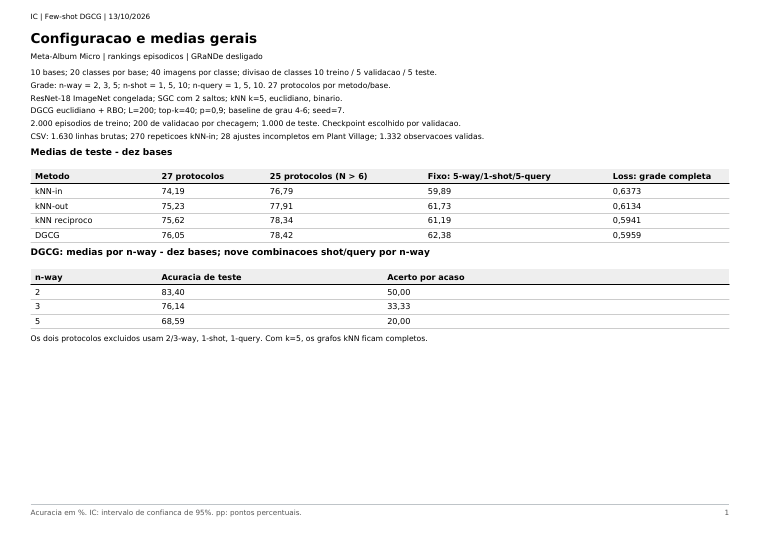
#> input picture tmp/pdfs/fewshot_20261013/pagina-01.png, 761 x 538 px; its folder holds only this picture in this run
$ python qa.py
#> lines starting #> are read from the running program, lines starting #| are printed output that depends on the picture
from pathlib import Path
from PIL import Image, ImageOps, ImageDraw

root = Path(__file__).resolve().parent
pages = sorted(root.glob('pagina-*.png'))
for group in range(3):
    sheet = Image.new('RGB', (1560, 1560), '#dddddd')
#> sheet: PIL image 1560x1560 RGB; every value is 221
    for index, path in enumerate(pages[group*12:(group+1)*12]):
        page = Image.open(path).convert('RGB')
#> page is the input picture: PIL image 761x538 RGB; mean R, G, B 246.7, 246.7, 246.7
        page.thumbnail((510, 360))
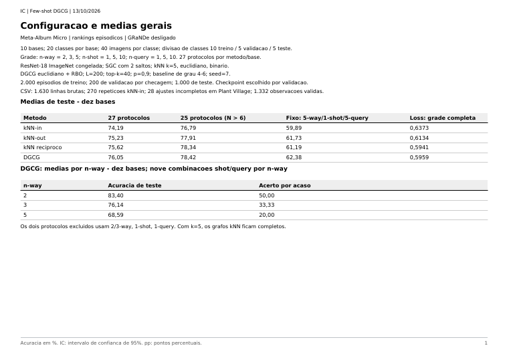
#> page: PIL image 509x360 RGB; mean R, G, B 246.5, 246.5, 246.5
        x, y = (index%3)*520+5, (index//3)*390+25
        sheet.paste(page, (x, y))
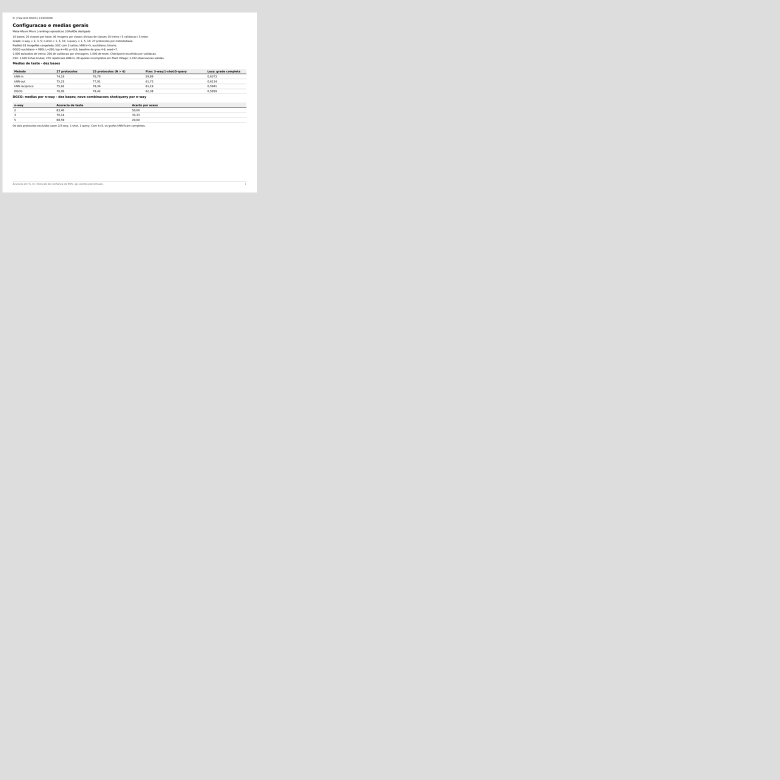
#> sheet: PIL image 1560x1560 RGB (shown at 1/2 size); mean R, G, B 222.9, 222.9, 222.9
        ImageDraw.Draw(sheet).text((x, y-18), path.stem, fill='black')
    sheet.save(root / f'contato-{group+1}.png')
